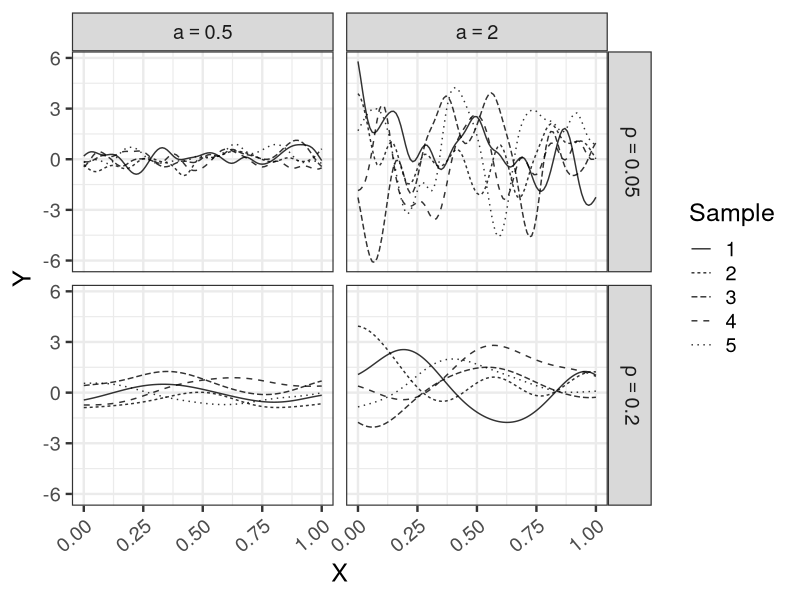

This figure's R source:
library(mvtnorm)
library(dplyr)
library(ggplot2)

set.seed(123)

N <- 101
X <- seq(0, 1, len=N)
S <- 5

a_s   <- c(2, 0.5)
rho_s <- c(0.05, 0.2)
params <- tidyr::crossing(a=a_s, rho=rho_s)

d <- lapply(1:nrow(params), function(paraID) {
  a   <- params$a[paraID]
  rho <- params$rho[paraID]
  K <- matrix(rep(0, N*N), nrow=N)
  for (i in 1:N) {
    for (j in 1:N) {
      K[i,j] <- a^2 * exp(-0.5/(rho^2)*(X[i]-X[j])^2)
    }
  }
  ys <- sapply(1:S, function(s) {
    y <- rmvnorm(1, mean=rep(0, N), sigma=K)
  })
  data.frame(a=a, rho=rho, X=X, ys) %>% 
    magrittr::set_colnames(c('a', 'rho', 'X', 1:S)) %>% 
    tidyr::pivot_longer(cols=-c(a, rho, X), names_to='Sample', values_to='Y')
}) %>% bind_rows()

d_plot <- d %>% 
  mutate(a_disp=paste0('a==', a), rho_disp=paste0('rho==', rho))

p <- ggplot(data=d_plot, aes(x=X, y=Y, linetype=Sample)) +
  theme_bw(base_size=18) +
  theme(axis.text.x=element_text(angle=40, vjust=1, hjust=1)) +
  facet_grid(rho_disp ~ a_disp, labeller=label_parsed) +
  geom_line(alpha=0.8)
ggsave(p, file='output/fig12-12.png', dpi=300, w=6, h=5)
